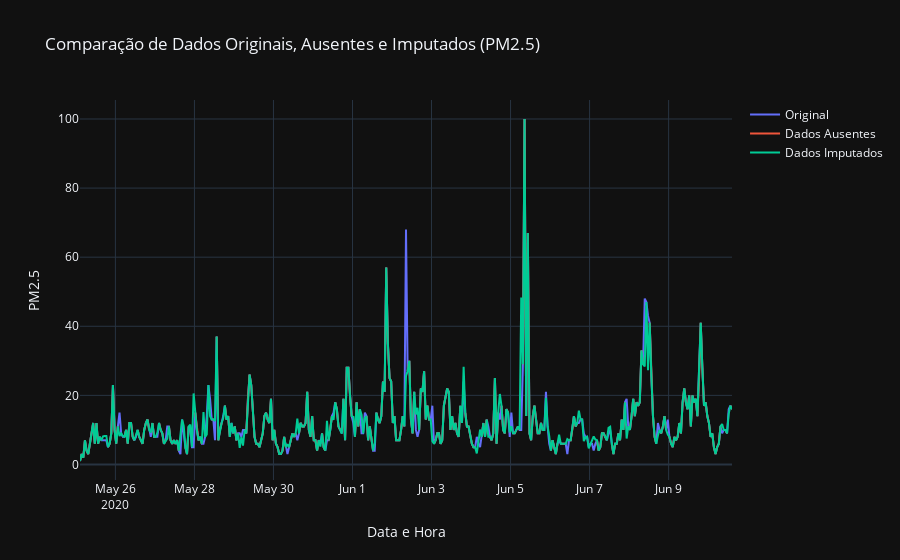

Notebook source saved alongside this figure:
### Code cell
import plotly.graph_objects as go

# Criar gráfico comparando os dados originais, ausentes e imputados
fig = go.Figure()

fig.add_trace(go.Scatter(x=longest_sequence.index, y=longest_sequence['PM2.5'], mode='lines', name='Original'))
fig.add_trace(go.Scatter(x=test_data.index, y=data_nn, mode='lines', name='Dados Ausentes'))
fig.add_trace(go.Scatter(x=test_data.index, y=imputed_nn, mode='lines', name='Dados Imputados'))

fig.update_layout(title='Comparação de Dados Originais, Ausentes e Imputados (PM2.5)',
                   xaxis_title='Data e Hora',
                   yaxis_title='PM2.5')

fig.show()

### Figure 1 — Plotly figure (JSON) as saved in the notebook; plotly's stock layout.template omitted (floating-point values rounded to 4 significant figures; data arrays with more than 128 entries replaced by an {"elided": "..."} marker saying what was removed)
{"data": [{"mode": "lines", "name": "Original", "x": {"elided": "397 str values"}, "y": {"elided": "397 float values"}, "type": "scatter"}, {"mode": "lines", "name": "Dados Ausentes", "x": {"elided": "397 str values"}, "y": {"elided": "397 float values"}, "type": "scatter"}, {"mode": "lines", "name": "Dados Imputados", "x": {"elided": "397 str values"}, "y": {"elided": "397 float values"}, "type": "scatter"}], "layout": {"title": {"text": "Comparação de Dados Originais, Ausentes e Imputados (PM2.5)"}, "xaxis": {"title": {"text": "Data e Hora"}}, "yaxis": {"title": {"text": "PM2.5"}}}}
